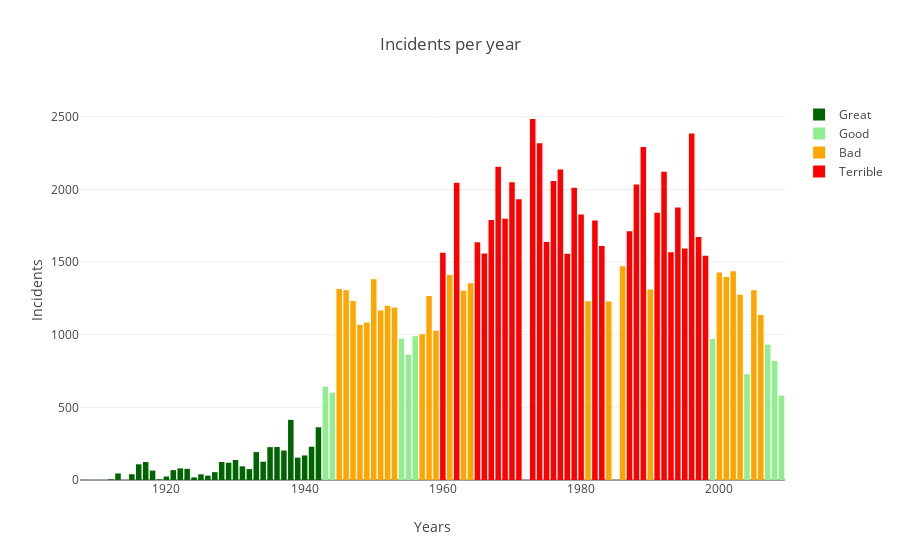

Notebook code for this chart:
### Code cell
#GRAFICO GIUSS (TABELLA BERTAK)
labels = ['Great', 'Good', 'Bad', 'Terrible']

#inserisco dei colori per verificare ancora meglio ad occhio se il numero degli incidenti è troppo elevato oppure no
colors = {labels[3]: 'red',
          labels[2]: 'orange',
          labels[1]: 'lightgreen',
          labels[0]: 'darkgreen'}

#stimo degli intervalli per modificare il colore
bins = [0, 500, 1000, 1500, 2500]

#trasformo la data contenuta come stringa nel dataset in formato data 
df3['Date'] = pd.to_datetime(df3['Date'])
#a questo punto ricavo solo l'anno
df3['Year'] = df3['Date'].map(lambda x:x.year)

#raggruppo il dataset per anno, in modo da poter verificare la somma di tutti gli incidenti in un anno
crash_per_year = df3.groupby([df3['Year']])['Fatalities'].sum()

#ricavo un array di anni, dalla tabella di anni-incidenti che ho ottenuto sopra
crashes = crash_per_year.values
years = crash_per_year.index


dfLabel = pd.DataFrame({'y': crashes,
                   'x': years,
                   'label': pd.cut(crashes, bins=bins, labels=labels)})

bars = []
for label, label_df in dfLabel.groupby('label'):
    bars.append(go.Bar(x=label_df.x,
                       y=label_df.y,
                       name=label,
                       marker={'color': colors[label]}))
    
layout = go.Layout(
    title="Incidents per year",
    xaxis=dict(title="Years"),
    yaxis =dict(title="Incidents", automargin=True))

data = bars

fig = go.Figure(data, layout)
py.iplot(fig)

### Figure 1 — Plotly figure (JSON) as saved in the notebook; plotly's stock layout.template omitted (floating-point values rounded to 4 significant figures)
{"data": [{"marker": {"color": "darkgreen"}, "name": "Great", "type": "bar", "uid": "91181392-f93e-11e8-8b62-1002b5e0c242", "x": [1908, 1912, 1913, 1915, 1916, 1917, 1918, 1919, 1920, 1921, 1922, 1923, 1924, 1925, 1926, 1927, 1928, 1929, 1930, 1931, 1932, 1933, 1934, 1935, 1936, 1937, 1938, 1939, 1940, 1941, 1942], "y": [1, 5, 45, 40, 108, 124, 65, 5, 24, 68, 80, 77, 18, 39, 30, 54, 124, 119, 138, 94, 75, 192, 126, 226, 227, 203, 414, 154, 169, 229, 363]}, {"marker": {"color": "lightgreen"}, "name": "Good", "type": "bar", "uid": "91181393-f93e-11e8-ba2e-1002b5e0c242", "x": [1943, 1944, 1954, 1955, 1956, 1999, 2004, 2007, 2008, 2009], "y": [642, 601, 973, 864, 989, 970, 728, 931, 820, 581]}, {"marker": {"color": "orange"}, "name": "Bad", "type": "bar", "uid": "91181394-f93e-11e8-8269-1002b5e0c242", "x": [1945, 1946, 1947, 1948, 1949, 1950, 1951, 1952, 1953, 1957, 1958, 1959, 1961, 1963, 1964, 1981, 1984, 1986, 1990, 2000, 2001, 2002, 2003, 2005, 2006], "y": [1314, 1306, 1233, 1069, 1085, 1382, 1166, 1200, 1188, 1004, 1266, 1027, 1411, 1303, 1354, 1230, 1228, 1471, 1312, 1429, 1398, 1437, 1276, 1306, 1136]}, {"marker": {"color": "red"}, "name": "Terrible", "type": "bar", "uid": "91181395-f93e-11e8-b158-1002b5e0c242", "x": [1960, 1962, 1965, 1966, 1967, 1968, 1969, 1970, 1971, 1973, 1974, 1975, 1976, 1977, 1978, 1979, 1980, 1982, 1983, 1987, 1988, 1989, 1991, 1992, 1993, 1994, 1995, 1996, 1997, 1998], "y": [1565, 2047, 1636, 1559, 1789, 2156, 1799, 2049, 1932, 2485, 2318, 1639, 2059, 2138, 1558, 2011, 1827, 1787, 1611, 1713, 2034, 2293, 1839, 2122, 1568, 1876, 1593, 2386, 1673, 1544]}], "layout": {"title": "Incidents per year", "xaxis": {"title": "Years"}, "yaxis": {"automargin": true, "title": "Incidents"}}}
